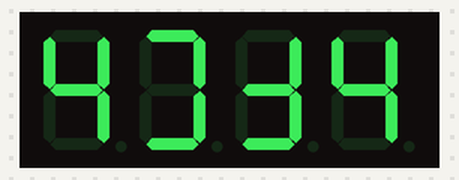
Simulated run of this sketch. Board: Arduino Uno, built with avr-gcc and run on an emulated ATmega328P. Parts: 4-digit seven-segment display. Wiring (inferred from the names in the program): 4-digit 7-segment display, segments lit when HIGH: segments pin 2, pin 3, pin 4, pin 5, A0, pin 7, pin 8; digit selects pin 6, pin 9, pin 10, pin 11. The segment pins are drawn as the display they are named for; what the sketch prints to the serial monitor is not drawn.

Above: at 0.1 s.

The sketch:

PROGETTO_MOLTO-male.ino
```cpp
/* CHE FORTUNATI
Siete sicuramnte quelli che hanno l'esercizio più difficile da capire, ma nulla di impossibile.
leggerete qua sotto una sfilza di codice, anche collegare l'arduino alla breadboard non sarà per niente facile
i numeri del vostro display non si possono contrallare singolarmente uno per uno, ma solamente tutti insieme*/


int digit1 = 6;   //PWM accende il primo led
int digit2 = 9;   //PWM accende il secondo led
int digit3 = 10;  //PWM accende il terzo led
int digit4 = 11;  //PWM accende il quarto led

#define DIGIT_ON LOW
#define DIGIT_OFF HIGH


int segA = 2;
int segB = 3;
int segC = 4;
int segD = 5;
int segE = A0;  //il 6 è PWM quindi usiamo A0 al posto del 6
int segF = 7;
int segG = 8;

void setup() {
  pinMode(segA, OUTPUT);
  pinMode(segB, OUTPUT);
  pinMode(segC, OUTPUT);
  pinMode(segD, OUTPUT);
  pinMode(segE, OUTPUT);
  pinMode(segF, OUTPUT);
  pinMode(segG, OUTPUT);

  pinMode(digit1, OUTPUT);
  pinMode(digit2, OUTPUT);
  pinMode(digit3, OUTPUT);
  pinMode(digit4, OUTPUT);
  Serial.begin(9600);
}
void loop() {
  int number;
  Serial.println(number);
  int numberToDisplay = 4;  // Cambia il valore di numberToDisplay come desideri
  lightNumber(numberToDisplay);
  digitalWrite(digit1, DIGIT_ON);
  digitalWrite(digit2, DIGIT_OFF);
  digitalWrite(digit3, DIGIT_OFF);
  digitalWrite(digit4, DIGIT_OFF);
  numberToDisplay = 1;  // Cambia il valore di numberToDisplay come desideri
  lightNumber(numberToDisplay);
  digitalWrite(digit1, DIGIT_OFF);
  digitalWrite(digit2, DIGIT_ON);
  digitalWrite(digit3, DIGIT_OFF);
  digitalWrite(digit4, DIGIT_OFF);
  numberToDisplay = 3;  // Cambia il valore di numberToDisplay come desideri
  lightNumber(numberToDisplay);
  digitalWrite(digit1, DIGIT_OFF);
  digitalWrite(digit2, DIGIT_OFF);
  digitalWrite(digit3, DIGIT_ON);
  digitalWrite(digit4, DIGIT_OFF);
  numberToDisplay = 4;  // Cambia il valore di numberToDisplay come desideri
  lightNumber(numberToDisplay);
  digitalWrite(digit1, DIGIT_OFF);
  digitalWrite(digit2, DIGIT_OFF);
  digitalWrite(digit3, DIGIT_OFF);
  digitalWrite(digit4, DIGIT_ON);
}

void lightNumber(int numberToDisplay) {

#define SEGMENT_ON HIGH
#define SEGMENT_OFF LOW

  switch (numberToDisplay) {

    case 0:
      digitalWrite(segA, SEGMENT_ON);
      digitalWrite(segB, SEGMENT_ON);
      digitalWrite(segC, SEGMENT_ON);
      digitalWrite(segD, SEGMENT_ON);
      digitalWrite(segE, SEGMENT_ON);
      digitalWrite(segF, SEGMENT_ON);
      digitalWrite(segG, SEGMENT_OFF);
      break;

    case 1:
      digitalWrite(segA, SEGMENT_OFF);
      digitalWrite(segB, SEGMENT_ON);
      digitalWrite(segC, SEGMENT_ON);
      digitalWrite(segD, SEGMENT_OFF);
      digitalWrite(segE, SEGMENT_OFF);
      digitalWrite(segF, SEGMENT_OFF);
      digitalWrite(segG, SEGMENT_OFF);
      break;

    case 2:
      digitalWrite(segA, SEGMENT_ON);
      digitalWrite(segB, SEGMENT_ON);
      digitalWrite(segC, SEGMENT_OFF);
      digitalWrite(segD, SEGMENT_ON);
      digitalWrite(segE, SEGMENT_ON);
      digitalWrite(segF, SEGMENT_OFF);
      digitalWrite(segG, SEGMENT_ON);
      break;

    case 3:
      digitalWrite(segA, SEGMENT_ON);
      digitalWrite(segB, SEGMENT_ON);
      digitalWrite(segC, SEGMENT_ON);
      digitalWrite(segD, SEGMENT_ON);
      digitalWrite(segE, SEGMENT_OFF);
      digitalWrite(segF, SEGMENT_OFF);
      digitalWrite(segG, SEGMENT_ON);
      break;

    case 4:
      digitalWrite(segA, SEGMENT_OFF);
      digitalWrite(segB, SEGMENT_ON);
      digitalWrite(segC, SEGMENT_ON);
      digitalWrite(segD, SEGMENT_OFF);
      digitalWrite(segE, SEGMENT_OFF);
      digitalWrite(segF, SEGMENT_ON);
      digitalWrite(segG, SEGMENT_ON);
      break;

    case 5:
      digitalWrite(segA, SEGMENT_ON);
      digitalWrite(segB, SEGMENT_OFF);
      digitalWrite(segC, SEGMENT_ON);
      digitalWrite(segD, SEGMENT_ON);
      digitalWrite(segE, SEGMENT_OFF);
      digitalWrite(segF, SEGMENT_ON);
      digitalWrite(segG, SEGMENT_ON);
      break;

    case 6:
      digitalWrite(segA, SEGMENT_ON);
      digitalWrite(segB, SEGMENT_OFF);
      digitalWrite(segC, SEGMENT_ON);
      digitalWrite(segD, SEGMENT_ON);
      digitalWrite(segE, SEGMENT_ON);
      digitalWrite(segF, SEGMENT_ON);
      digitalWrite(segG, SEGMENT_ON);
      break;

    case 7:
      digitalWrite(segA, SEGMENT_ON);
      digitalWrite(segB, SEGMENT_ON);
      digitalWrite(segC, SEGMENT_ON);
      digitalWrite(segD, SEGMENT_OFF);
      digitalWrite(segE, SEGMENT_OFF);
      digitalWrite(segF, SEGMENT_OFF);
      digitalWrite(segG, SEGMENT_OFF);
      break;

    case 8:
      digitalWrite(segA, SEGMENT_ON);
      digitalWrite(segB, SEGMENT_ON);
      digitalWrite(segC, SEGMENT_ON);
      digitalWrite(segD, SEGMENT_ON);
      digitalWrite(segE, SEGMENT_ON);
      digitalWrite(segF, SEGMENT_ON);
      digitalWrite(segG, SEGMENT_ON);
      break;

    case 9:
      digitalWrite(segA, SEGMENT_ON);
      digitalWrite(segB, SEGMENT_ON);
      digitalWrite(segC, SEGMENT_ON);
      digitalWrite(segD, SEGMENT_ON);
      digitalWrite(segE, SEGMENT_OFF);
      digitalWrite(segF, SEGMENT_ON);
      digitalWrite(segG, SEGMENT_ON);
      break;

    case 10:
      digitalWrite(segA, SEGMENT_OFF);
      digitalWrite(segB, SEGMENT_OFF);
      digitalWrite(segC, SEGMENT_OFF);
      digitalWrite(segD, SEGMENT_OFF);
      digitalWrite(segE, SEGMENT_OFF);
      digitalWrite(segF, SEGMENT_OFF);
      digitalWrite(segG, SEGMENT_OFF);
      break;
  }
}
```
